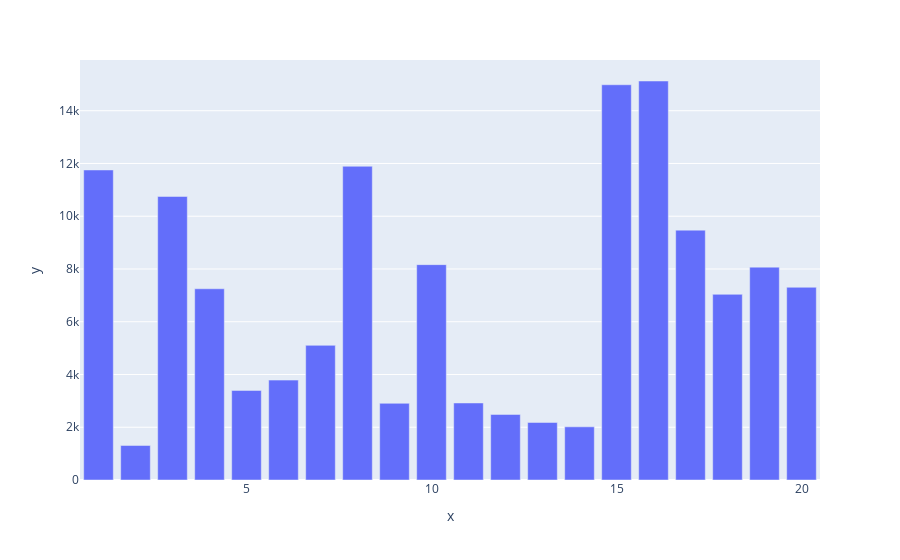

Source (notebook cell):
### Markdown cell above
### Les arrondissements sont difficilement OneHotEncoding

### Code cell
import plotly.express as px

X.arrondissement.value_counts()
fig = px.bar(x=X.arrondissement.unique(),y=X.arrondissement.value_counts())
fig.show()

### Figure 1 — Plotly figure (JSON) as saved in the notebook; plotly's stock layout.template omitted (floating-point values rounded to 4 significant figures)
{"data": [{"hovertemplate": "x=%{x}<br>y=%{y}<extra></extra>", "legendgroup": "", "marker": {"color": "#636efa", "pattern": {"shape": ""}}, "name": "", "orientation": "v", "showlegend": false, "textposition": "auto", "type": "bar", "x": [16, 15, 8, 1, 3, 17, 10, 19, 20, 4, 18, 7, 6, 5, 11, 9, 12, 13, 14, 2], "xaxis": "x", "y": [15127, 14985, 11894, 11754, 10749, 9473, 8165, 8070, 7306, 7250, 7039, 5105, 3787, 3395, 2920, 2907, 2485, 2181, 2016, 1309], "yaxis": "y"}], "layout": {"barmode": "relative", "legend": {"tracegroupgap": 0}, "margin": {"t": 60}, "xaxis": {"anchor": "y", "domain": [0, 1], "title": {"text": "x"}}, "yaxis": {"anchor": "x", "domain": [0, 1], "title": {"text": "y"}}}}
